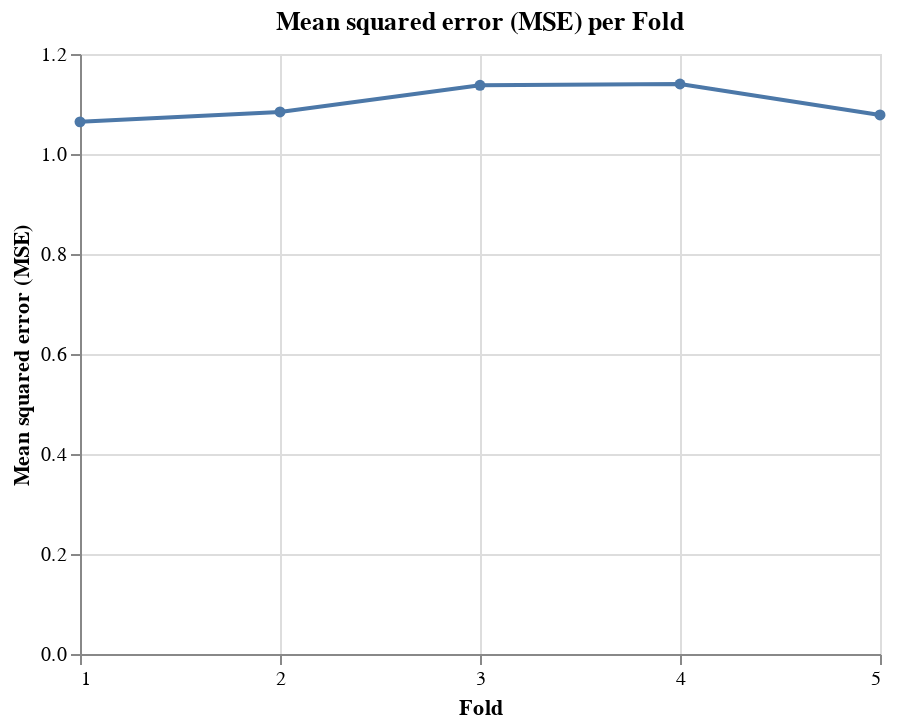

Notebook code cell kept with this figure:
### Code cell
alt.Chart(df_scores.reset_index()).mark_line(
     point=alt.OverlayMarkDef()
).encode(
    x=alt.X("index", bin=False, title="Fold", axis=alt.Axis(tickCount=5)),
    y=alt.Y("lr", aggregate="mean", title="Mean squared error (MSE)")
).properties(title="Mean squared error (MSE) per Fold")

### Figure 1 — Vega-Lite specification as saved in the notebook (floating-point values rounded to 4 significant figures)
{"config": {"view": {"continuousWidth": 400, "continuousHeight": 300}}, "data": {"name": "data-e3f38757696fe7d3eb8c50169654e9a1"}, "mark": {"type": "line", "point": {}}, "encoding": {"x": {"axis": {"tickCount": 5}, "bin": false, "field": "index", "title": "Fold", "type": "quantitative"}, "y": {"aggregate": "mean", "field": "lr", "title": "Mean squared error (MSE)", "type": "quantitative"}}, "title": "Mean squared error (MSE) per Fold", "$schema": "https://vega.github.io/schema/vega-lite/v4.17.0.json", "datasets": {"data-e3f38757696fe7d3eb8c50169654e9a1": [{"index": 1, "lr": 1.064}, {"index": 2, "lr": 1.084}, {"index": 3, "lr": 1.137}, {"index": 4, "lr": 1.14}, {"index": 5, "lr": 1.078}]}}
